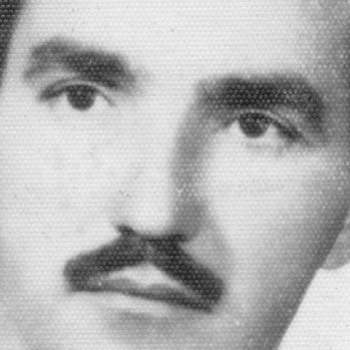
#> input picture processamentoImagens/dft.png, 350 x 350 px
$ python 2-dft.py
#> lines starting #> are read from the running program, lines starting #| are printed output that depends on the picture
import numpy as np
import cv2
from matplotlib import pyplot as plt

imagemOriginal = cv2.imread('dft.png', cv2.IMREAD_GRAYSCALE)
#> imagemOriginal is the input picture: shape (350, 350); min 25, max 248, mean 180.8

transformadaDeFourier = cv2.dft(np.float32(imagemOriginal), flags=cv2.DFT_COMPLEX_OUTPUT)
# Shift the zero-frequency component to the center of the spectrum.
transformadaDeFourierModificada = np.fft.fftshift(transformadaDeFourier)
imagemNoDominioDaFrequencia =  np.log(cv2.magnitude(transformadaDeFourierModificada[:,:,0],transformadaDeFourierModificada[:,:,1]))
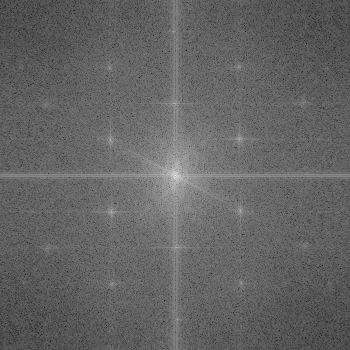
#> imagemNoDominioDaFrequencia: shape (350, 350) float32; min 0.259, max 16.91, mean 6.81; drawn with min black and max white

plt.title('Imagem no Espaco da Frequencia')
plt.xticks([])
plt.yticks([])

cv2.imshow('Imagem Original', imagemOriginal)
plt.imshow(imagemNoDominioDaFrequencia, cmap='gray')
plt.show()

$ run again, with processamentoImagens/biel.png copied over processamentoImagens/dft.png
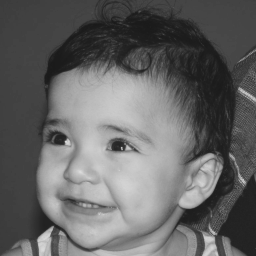
#> input picture processamentoImagens/biel.png, 256 x 256 px
#> imagemOriginal is the input picture: shape (256, 256); min 26, max 219, mean 100.9
#> `imagemNoDominioDaFrequencia =  np.log(cv2.magnitude(transformadaDeFour..`:
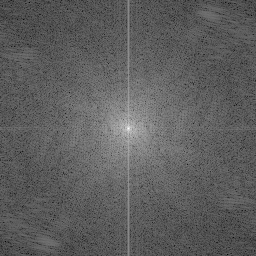
#> imagemNoDominioDaFrequencia: shape (256, 256) float32; min 1.86, max 15.7, mean 6.99; drawn with min black and max white
